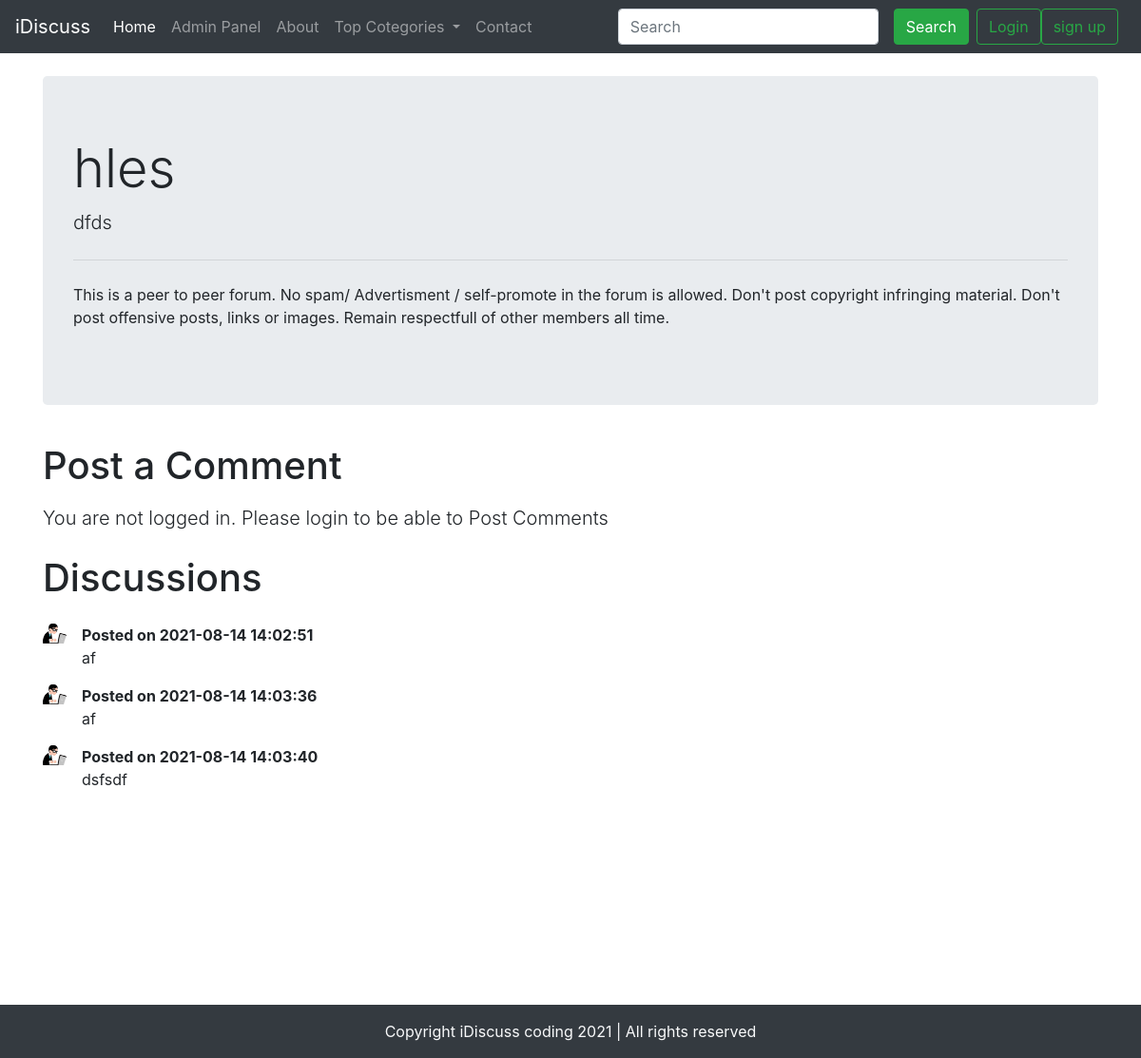
The page /thread.php?threadid=71 on the database its author committed.
### tables this page shows
CREATE TABLE `threads` (
  `thread_id` int(7) NOT NULL,
  `thread_title` varchar(255) NOT NULL,
  `thread_desc` text NOT NULL,
  `thread_cat_id` int(7) NOT NULL,
  `thread_user_id` int(7) NOT NULL,
  `timestamp` datetime NOT NULL DEFAULT current_timestamp()
);

CREATE TABLE `comments` (
  `comment_id` int(8) NOT NULL,
  `comment_content` text NOT NULL,
  `thread_id` int(8) NOT NULL,
  `comment_by` int(11) NOT NULL,
  `comment_time` datetime NOT NULL DEFAULT current_timestamp()
);

### thread.php (the view, shortened to what this page needs)
<!doctype html>
<html lang="en">
<head>
  <link rel="stylesheet" href="https://maxcdn.bootstrapcdn.com/bootstrap/4.0.0/css/bootstrap.min.css"
>
</head>
<body>
  <?php
  include 'partials/_header.php';
  ?>
  <?php
  include 'partials/_dbconnect.php';
  ?>
  <?php
  $id = $_GET['threadid'];
   $sql = "  SELECT * FROM `threads` WHERE thread_id = $id" ;
   $result = mysqli_query($conn,$sql);
   while($row = mysqli_fetch_assoc($result)){
     $title = $row['thread_title'];
     $desc = $row['thread_desc'];
   }
  ?>
  <div class="container my-4">
  <div class="jumbotron">
  <h1 class="display-4"> <?php echo $title ; ?> </h1>
  <p class="lead"> <?php echo $desc ; ?></p>
  <hr class="my-4">
  <p>This is a peer to peer forum. No spam/ Advertisment / self-promote in the forum is allowed. Don't
      post copyright infringing material. Don't post offensive posts, links or images. Remain respectfull of
      other members all time.
  </p>
</div>
</div>
<?php
     if(isset($_SESSION['loggedin']) && $_SESSION['loggedin'] == true){
     echo '<div class="container">
     <form action=" '.  $_SERVER['REQUEST_URI'] . ' " method="POST">
         <h1 class="py-2">Post a Comment</h1>
         <div class="form-group">
             <label for="exampleFormControlTextarea1">Type your comment</label>
             <textarea class="form-control" id="comment" name="comment" rows="3"></textarea>
             <input type = "hidden" name = "sno" value = "'.$_SESSION["sno"].'">
         </div>
         <button type="submit" class="btn btn-success">Post Comment</button>
     </form>
 </div>';
     }
     else
     {
        echo
         '<div class = "container" >
         <h1 class = "py-2">Post a Comment</h1>
         <p class = "lead">You are not logged in. Please login to be able to Post Comments</p>
         </div>';
     }
    ?>
<div class="container mb-5" id="ques">
    <h1 class="py-2">Discussions</h1>
    <?php
  $id = $_GET['threadid'];
   $sql = " SELECT * FROM `comments` WHERE thread_id = $id" ;
   $result = mysqli_query($conn,$sql);
   while($row = mysqli_fetch_assoc($result)){
     $content = $row['comment_content'];
     $comment_time= $row['comment_time'];
   echo' <div class="media my-3">
  <img class="mr-3" src="image/my.png" width=25px alt="Generic placeholder image">
  <div class="media-body">
  <p class="font-weight-bold my-0"> Posted on '.$comment_time.'</p>
    '.$content.'
  </div>
</div>';
}
?>
</div>
<?php
  include 'partials/_footer.php';
  ?>
</body>
</html>

### thread.php (style rules this page uses)
#ques { min-height:433px; }

### rows shown on the page
threads: thread_title "hles", thread_desc "dfds"
comments: comment_time "2021-08-14 14:02:51", comment_content "af"
comments: comment_time "2021-08-14 14:03:36", comment_content "af"
comments: comment_time "2021-08-14 14:03:40", comment_content "dsfsdf"
